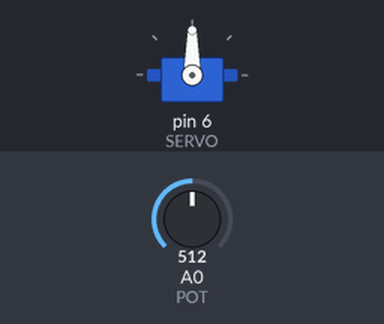
A sketch run on a simulated Arduino Uno, built with avr-gcc and run on an emulated ATmega328P. Shown: servo. The inputs (shaded band) are chosen by the test bench; at power-on: A0 (POT) = 512. What the sketch prints to the serial monitor is not drawn.

Above: at 1.2 s.
1.3 s: A0 (POT) set to 716
At 1.9 s:
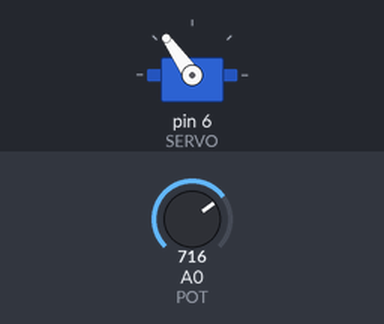
2.8 s: A0 (POT) set to 900
At 3.1 s:
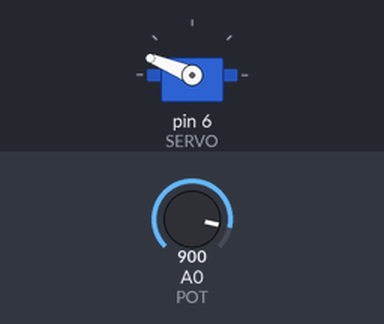
4.3 s: A0 (POT) set to 1023
At 5.4 s:
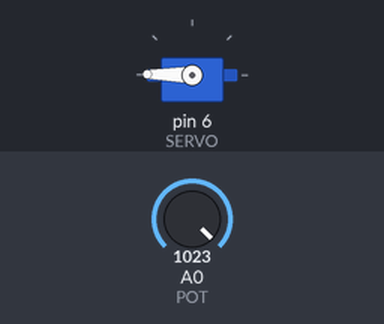
5.8 s: A0 (POT) set to 306
At 6.6 s:
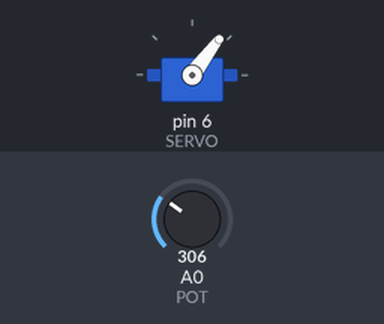
7.3 s: A0 (POT) set to 122
At 7.6 s:
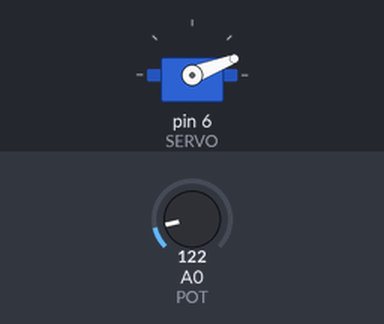
8.8 s: A0 (POT) set to 0
At 9.9 s:
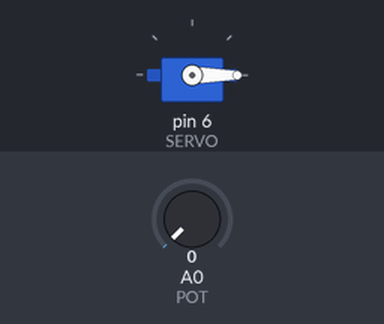
Timing chart, 0 to 11.3 s (numbered marks = the images above; inputs shaded):
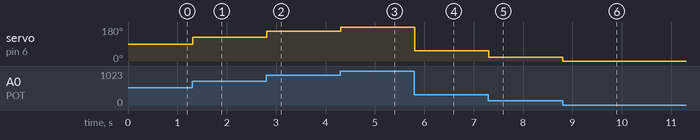

Measured:
- after the input at 1.3 s, servo on pin 6 (SERVO): 90° → 125° at once
- after the input at 2.8 s, servo on pin 6 (SERVO): 125° → 158° at once
- after the input at 4.3 s, servo on pin 6 (SERVO): 158° → 179° at once
- after the input at 5.8 s, servo on pin 6 (SERVO): 179° → 53° at once
- after the input at 7.3 s, servo on pin 6 (SERVO): 53° → 21° at once
- after the input at 8.8 s, servo on pin 6 (SERVO): 21° → 0° at once

The sketch:

07-servo.ino
```cpp
#include <Servo.h>
#define SERVO 6
#define POT A0

Servo s;

void setup() {
  pinMode(POT, INPUT);
  s.attach(SERVO);
  Serial.begin(9600);
}

void loop() {
  int posPot = map(analogRead(POT), 0, 1024, 0, 180);
  Serial.println(posPot);
  s.write(posPot);
}
```
